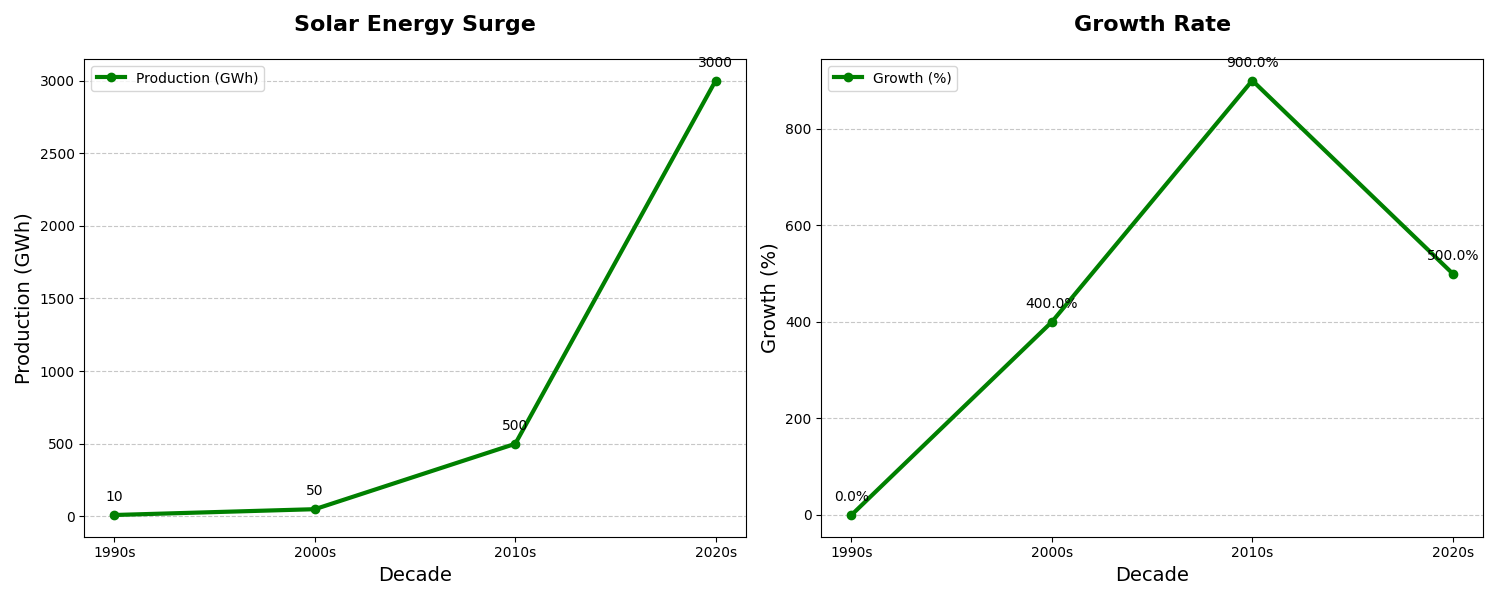

Write Python code to recreate this figure.
import matplotlib.pyplot as plt
import numpy as np

decades = ['1990s', '2000s', '2010s', '2020s']
solar_production = np.array([10, 50, 500, 3000])

def calculate_growth(data):
    growth = []
    for i in range(1, len(data)):
        growth.append((data[i] - data[i-1]) / data[i-1] * 100)
    growth.insert(0, 0)
    return growth

growth_rates = calculate_growth(solar_production)

fig, axs = plt.subplots(1, 2, figsize=(15, 6))

axs[0].plot(decades, solar_production, marker='o', linestyle='-', linewidth=3, color='green', label='Production (GWh)')
axs[0].set_title("Solar Energy Surge", fontsize=16, fontweight='bold', pad=20)
axs[0].set_xlabel("Decade", fontsize=14)
axs[0].set_ylabel("Production (GWh)", fontsize=14)
axs[0].legend(loc='upper left')
axs[0].yaxis.grid(True, linestyle='--', alpha=0.7)

for i, value in enumerate(solar_production):
    axs[0].annotate(f'{value}', (decades[i], solar_production[i]),
                    textcoords="offset points", xytext=(0, 10), ha='center')

axs[1].plot(decades, growth_rates, marker='o', linestyle='-', linewidth=3, color='green', label='Growth (%)')
axs[1].set_title("Growth Rate", fontsize=16, fontweight='bold', pad=20)
axs[1].set_xlabel("Decade", fontsize=14)
axs[1].set_ylabel("Growth (%)", fontsize=14)
axs[1].legend(loc='upper left')
axs[1].yaxis.grid(True, linestyle='--', alpha=0.7)

for i, value in enumerate(growth_rates):
    axs[1].annotate(f'{value:.1f}%', (decades[i], growth_rates[i]), 
                    textcoords="offset points", xytext=(0, 10), ha='center')

plt.tight_layout()
plt.show()
